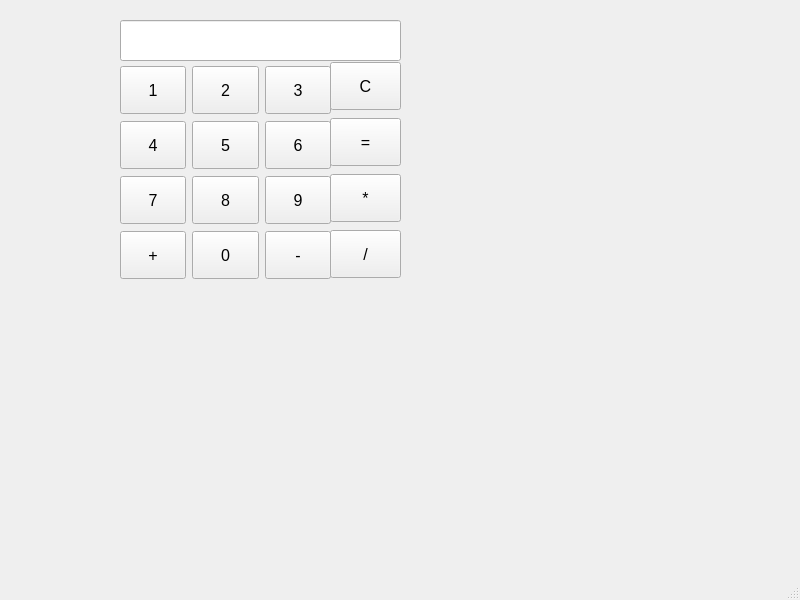
<?xml version="1.0" encoding="UTF-8"?>
<ui version="4.0">
 <class>MainWindow</class>
 <widget class="QMainWindow" name="MainWindow">
  <property name="geometry">
   <rect>
    <x>0</x>
    <y>0</y>
    <width>800</width>
    <height>600</height>
   </rect>
  </property>
  <property name="windowTitle">
   <string>MainWindow</string>
  </property>
  <widget class="QWidget" name="centralwidget">
   <widget class="QLineEdit" name="display">
    <property name="geometry">
     <rect>
      <x>120</x>
      <y>20</y>
      <width>281</width>
      <height>41</height>
     </rect>
    </property>
   </widget>
   <widget class="QWidget" name="horizontalLayoutWidget">
    <property name="geometry">
     <rect>
      <x>120</x>
      <y>60</y>
      <width>211</width>
      <height>61</height>
     </rect>
    </property>
    <layout class="QHBoxLayout" name="horizontalLayout">
     <item>
      <widget class="QPushButton" name="btn_1">
       <property name="styleSheet">
        <string notr="true">QPushButton {
    font-size: 16px;
    min-width: 40px;
    min-height: 40px;
}</string>
       </property>
       <property name="text">
        <string>1</string>
       </property>
      </widget>
     </item>
     <item>
      <widget class="QPushButton" name="btn_2">
       <property name="styleSheet">
        <string notr="true">QPushButton {
    font-size: 16px;
    min-width: 40px;
    min-height: 40px;
}
</string>
       </property>
       <property name="text">
        <string>2</string>
       </property>
      </widget>
     </item>
     <item>
      <widget class="QPushButton" name="btn_3">
       <property name="styleSheet">
        <string notr="true">QPushButton {
    font-size: 16px;
    min-width: 40px;
    min-height: 40px;
}</string>
       </property>
       <property name="text">
        <string>3</string>
       </property>
      </widget>
     </item>
    </layout>
   </widget>
   <widget class="QWidget" name="horizontalLayoutWidget_2">
    <property name="geometry">
     <rect>
      <x>120</x>
      <y>120</y>
      <width>211</width>
      <height>51</height>
     </rect>
    </property>
    <layout class="QHBoxLayout" name="horizontalLayout_2">
     <item>
      <widget class="QPushButton" name="btn_4">
       <property name="styleSheet">
        <string notr="true">QPushButton {
    font-size: 16px;
    min-width: 40px;
    min-height: 40px;
}</string>
       </property>
       <property name="text">
        <string>4</string>
       </property>
      </widget>
     </item>
     <item>
      <widget class="QPushButton" name="btn_5">
       <property name="styleSheet">
        <string notr="true">QPushButton {
    font-size: 16px;
    min-width: 40px;
    min-height: 40px;
}</string>
       </property>
       <property name="text">
        <string>5</string>
       </property>
      </widget>
     </item>
     <item>
      <widget class="QPushButton" name="btn_6">
       <property name="styleSheet">
        <string notr="true">QPushButton {
    font-size: 16px;
    min-width: 40px;
    min-height: 40px;
}</string>
       </property>
       <property name="text">
        <string>6</string>
       </property>
      </widget>
     </item>
    </layout>
   </widget>
   <widget class="QWidget" name="horizontalLayoutWidget_3">
    <property name="geometry">
     <rect>
      <x>120</x>
      <y>170</y>
      <width>211</width>
      <height>61</height>
     </rect>
    </property>
    <layout class="QHBoxLayout" name="horizontalLayout_3">
     <item>
      <widget class="QPushButton" name="btn_7">
       <property name="styleSheet">
        <string notr="true">QPushButton {
    font-size: 16px;
    min-width: 40px;
    min-height: 40px;
}</string>
       </property>
       <property name="text">
        <string>7</string>
       </property>
      </widget>
     </item>
     <item>
      <widget class="QPushButton" name="btn_8">
       <property name="styleSheet">
        <string notr="true">QPushButton {
    font-size: 16px;
    min-width: 40px;
    min-height: 40px;
}</string>
       </property>
       <property name="text">
        <string>8</string>
       </property>
      </widget>
     </item>
     <item>
      <widget class="QPushButton" name="btn_9">
       <property name="styleSheet">
        <string notr="true">QPushButton {
    font-size: 16px;
    min-width: 40px;
    min-height: 40px;
}</string>
       </property>
       <property name="text">
        <string>9</string>
       </property>
      </widget>
     </item>
    </layout>
   </widget>
   <widget class="QWidget" name="horizontalLayoutWidget_4">
    <property name="geometry">
     <rect>
      <x>120</x>
      <y>230</y>
      <width>211</width>
      <height>51</height>
     </rect>
    </property>
    <layout class="QHBoxLayout" name="horizontalLayout_4">
     <item>
      <widget class="QPushButton" name="btn_plus">
       <property name="styleSheet">
        <string notr="true">QPushButton {
    font-size: 16px;
    min-width: 40px;
    min-height: 40px;
}</string>
       </property>
       <property name="text">
        <string>+</string>
       </property>
      </widget>
     </item>
     <item>
      <widget class="QPushButton" name="btn_0">
       <property name="styleSheet">
        <string notr="true">QPushButton {
    font-size: 16px;
    min-width: 40px;
    min-height: 40px;
}</string>
       </property>
       <property name="text">
        <string>0</string>
       </property>
      </widget>
     </item>
     <item>
      <widget class="QPushButton" name="btn_minus">
       <property name="styleSheet">
        <string notr="true">QPushButton {
    font-size: 16px;
    min-width: 40px;
    min-height: 40px;
}</string>
       </property>
       <property name="text">
        <string>-</string>
       </property>
      </widget>
     </item>
    </layout>
   </widget>
   <widget class="QWidget" name="verticalLayoutWidget">
    <property name="geometry">
     <rect>
      <x>330</x>
      <y>60</y>
      <width>71</width>
      <height>221</height>
     </rect>
    </property>
    <layout class="QVBoxLayout" name="verticalLayout">
     <item>
      <widget class="QPushButton" name="btn_clear">
       <property name="styleSheet">
        <string notr="true">QPushButton {
    font-size: 16px;
    min-width: 40px;
    min-height: 40px;
}</string>
       </property>
       <property name="text">
        <string>С</string>
       </property>
      </widget>
     </item>
     <item>
      <widget class="QPushButton" name="btn_equal">
       <property name="styleSheet">
        <string notr="true">QPushButton {
    font-size: 16px;
    min-width: 40px;
    min-height: 40px;
}</string>
       </property>
       <property name="text">
        <string>=</string>
       </property>
      </widget>
     </item>
     <item>
      <widget class="QPushButton" name="btn_multiply">
       <property name="styleSheet">
        <string notr="true">QPushButton {
    font-size: 16px;
    min-width: 40px;
    min-height: 40px;
}</string>
       </property>
       <property name="text">
        <string>*</string>
       </property>
      </widget>
     </item>
     <item>
      <widget class="QPushButton" name="btn_division">
       <property name="styleSheet">
        <string notr="true">QPushButton {
    font-size: 16px;
    min-width: 40px;
    min-height: 40px;
}</string>
       </property>
       <property name="text">
        <string>/</string>
       </property>
      </widget>
     </item>
    </layout>
   </widget>
  </widget>
  <widget class="QMenuBar" name="menubar">
   <property name="geometry">
    <rect>
     <x>0</x>
     <y>0</y>
     <width>800</width>
     <height>18</height>
    </rect>
   </property>
  </widget>
  <widget class="QStatusBar" name="statusbar"/>
 </widget>
 <resources/>
 <connections/>
</ui>
